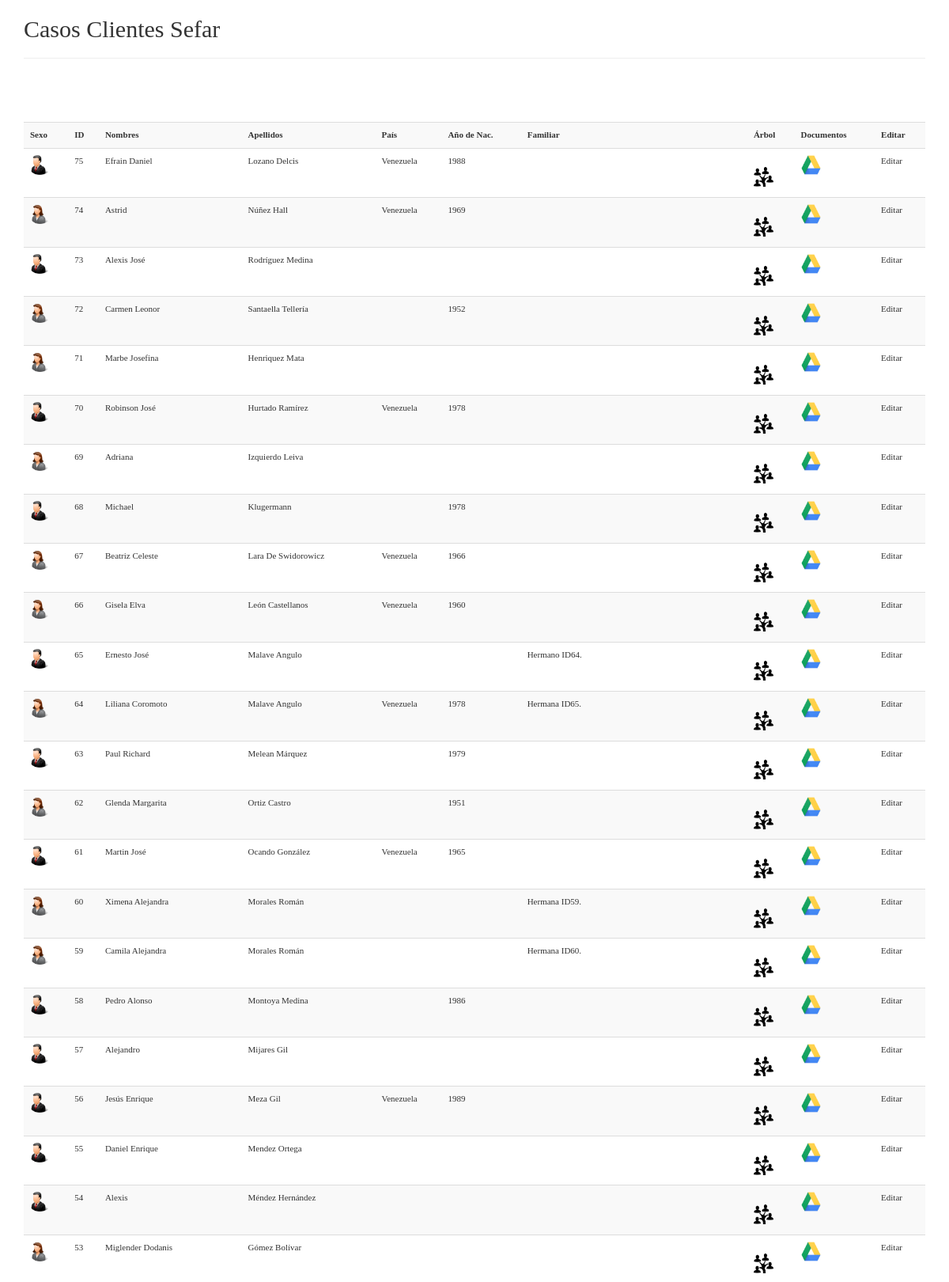
The page / (upper part) on the database its author committed.
### tables this page shows
CREATE TABLE `genealogias` (
  `genealogias_id` int(11) NOT NULL,
  `IDCliente` int(11) NOT NULL,
  `ID` int(11) NOT NULL,
  `IDPadre` int(11) DEFAULT NULL,
  `IDMadre` int(11) DEFAULT NULL,
  `Generacion` int(11) DEFAULT NULL,
  `Nombres` varchar(45) DEFAULT NULL,
  `Apellidos` varchar(25) DEFAULT NULL,
  `AnhoNac` int(11) DEFAULT NULL,
  `MesNac` int(11) DEFAULT NULL,
  `DiaNac` int(11) DEFAULT NULL,
  `LugarNac` varchar(45) DEFAULT NULL,
  `PaisNac` varchar(12) DEFAULT NULL,
  `DatosExactosNac` varchar(5) DEFAULT NULL,
  `AnhoBtzo` varchar(255) DEFAULT NULL,
  `MesBtzo` varchar(255) DEFAULT NULL,
  `DiaBtzo` varchar(255) DEFAULT NULL,
  `LugarBtzo` varchar(255) DEFAULT NULL,
  `PaisBtzo` varchar(255) DEFAULT NULL,
  `DatosExactosBtzo` varchar(255) DEFAULT NULL,
  `AnhoMatr` int(11) DEFAULT NULL,
  `MesMatr` int(11) DEFAULT NULL,
  `DiaMatr` int(11) DEFAULT NULL,
  `LugarMatr` varchar(45) DEFAULT NULL,
  `PaisMatr` varchar(12) DEFAULT NULL,
  `DatosExactosMatr` varchar(5) DEFAULT NULL,
  `Vive` varchar(5) DEFAULT NULL,
  `AnhoDef` int(11) DEFAULT NULL,
  `MesDef` int(11) DEFAULT NULL,
  `DiaDef` int(11) DEFAULT NULL,
  `LugarDef` varchar(45) DEFAULT NULL,
  `PaisDef` varchar(12) DEFAULT NULL,
  `DatosExactosDef` varchar(5) DEFAULT NULL,
  `Sexo` varchar(12) DEFAULT NULL,
  `Observaciones` varchar(255) DEFAULT NULL,
  `Familiaridad` varchar(255) DEFAULT NULL,
  `Enlace` varchar(255) DEFAULT NULL
);

### index.php (the view, shortened to what this page needs)
<?php
include("conexion.php");
?>
<!DOCTYPE html>
<html lang="es">
<head>
	<link href="css/bootstrap.min.css" rel="stylesheet">
	<link href="css/style_nav.css" rel="stylesheet">
</head>
<body>
	<div class="container">
		<h2>Casos Clientes Sefar</h2>
		<hr />
		<div class="content">
			<div class="table-responsive">
			<table class="table table-striped table-hover">
				<tr>
					<th>Sexo</th>
                    <th>ID</th>
					<th>Nombres</th>
					<th>Apellidos</th>
                    <th>País</th>
                    <th>Año de Nac.</th>
					<th>Familiar</th>
					<th>Árbol</th>
					<th>Documentos</th>
                    <th>Editar</th>
				</tr>
				<?php
				$sql = mysqli_query($con, "SELECT * FROM genealogias WHERE ID = 1 ORDER BY IDCliente DESC");
				if(mysqli_num_rows($sql) == 0){
					echo '<tr><td colspan="8">No hay datos.</td></tr>';
				}else{
					while($row = mysqli_fetch_assoc($sql)){
						echo '
						<tr>
							<td>';
							$Sexo = $row['Sexo'];
							if (!is_null($Sexo)){
								if($Sexo == "Hombre"){
									echo '<img src="imagenes/hombre.png" width="25" height="25">';
								}
								if($Sexo == "Mujer"){
									echo '<img src="imagenes/mujer.png" width="25" height="25">';
								}
							}
						echo '
							</td>
							<td>'.$row['IDCliente'].'</td>
							<td>'.$row['Nombres'].'</td>
							<td>'.$row['Apellidos'].'</td>
                            <td>'.$row['PaisNac'].'</td>
                            <td>'.$row['AnhoNac'].'</td>
							<td>'.$row['Familiaridad'].'</td>
							<td>';
						echo '<form action="arbol.php" method="post" id="idCliente">';
						echo '<br><input type="image" name="submit" src="imagenes/arbol.png" width="25" height="25" alt="Enviar formulario">';
						echo '</form>';
						echo '</td>
							<td><a href="'.$row['Enlace'].'" target="_blank"><img src="imagenes/enlace.png" width="25" height="25" alt=Ir a documento/></a></td>
							<td>Editar</td>';
						echo '</tr>';
					}
				}
				?>
			</table>
			</div>
		</div>
	</div>
</body>
</html>

### index.php (style rules this page uses)
.content { margin-top: 80px; }
* { font-family:Tahoma; font-size: 11px; }

### rows shown on the page
genealogias: IDCliente "75", Nombres "Efrain Daniel", Apellidos "Lozano Delcis", PaisNac "Venezuela", AnhoNac "1988"
genealogias: IDCliente "74", Nombres "Astrid", Apellidos "Núñez Hall", PaisNac "Venezuela", AnhoNac "1969"
genealogias: IDCliente "73", Nombres "Alexis José", Apellidos "Rodríguez Medina"
genealogias: IDCliente "72", Nombres "Carmen Leonor", Apellidos "Santaella Tellería", AnhoNac "1952"
genealogias: IDCliente "71", Nombres "Marbe Josefina", Apellidos "Henriquez Mata"
genealogias: IDCliente "70", Nombres "Robinson José", Apellidos "Hurtado Ramírez", PaisNac "Venezuela", AnhoNac "1978"
genealogias: IDCliente "69", Nombres "Adriana", Apellidos "Izquierdo Leiva"
genealogias: IDCliente "68", Nombres "Michael", Apellidos "Klugermann", AnhoNac "1978"
genealogias: IDCliente "67", Nombres "Beatriz Celeste", Apellidos "Lara De Swidorowicz", PaisNac "Venezuela", AnhoNac "1966"
genealogias: IDCliente "66", Nombres "Gisela Elva", Apellidos "León Castellanos", PaisNac "Venezuela", AnhoNac "1960"
genealogias: IDCliente "65", Nombres "Ernesto José", Apellidos "Malave Angulo", Familiaridad "Hermano ID64."
genealogias: IDCliente "64", Nombres "Liliana Coromoto", Apellidos "Malave Angulo", PaisNac "Venezuela", AnhoNac "1978", Familiaridad "Hermana ID65."
genealogias: IDCliente "63", Nombres "Paul Richard", Apellidos "Melean Márquez", AnhoNac "1979"
genealogias: IDCliente "62", Nombres "Glenda Margarita", Apellidos "Ortiz Castro", AnhoNac "1951"
genealogias: IDCliente "61", Nombres "Martin José", Apellidos "Ocando González", PaisNac "Venezuela", AnhoNac "1965"
genealogias: IDCliente "60", Nombres "Ximena Alejandra", Apellidos "Morales Román", Familiaridad "Hermana ID59."
genealogias: IDCliente "59", Nombres "Camila Alejandra", Apellidos "Morales Román", Familiaridad "Hermana ID60."
genealogias: IDCliente "58", Nombres "Pedro Alonso", Apellidos "Montoya Medina", AnhoNac "1986"
genealogias: IDCliente "57", Nombres "Alejandro", Apellidos "Mijares Gil"
genealogias: IDCliente "56", Nombres "Jesús Enrique", Apellidos "Meza Gil", PaisNac "Venezuela", AnhoNac "1989"
genealogias: IDCliente "55", Nombres "Daniel Enrique", Apellidos "Mendez Ortega"
genealogias: IDCliente "54", Nombres "Alexis", Apellidos "Méndez Hernández"
genealogias: IDCliente "53", Nombres "Miglender Dodanis", Apellidos "Gómez Bolívar"
